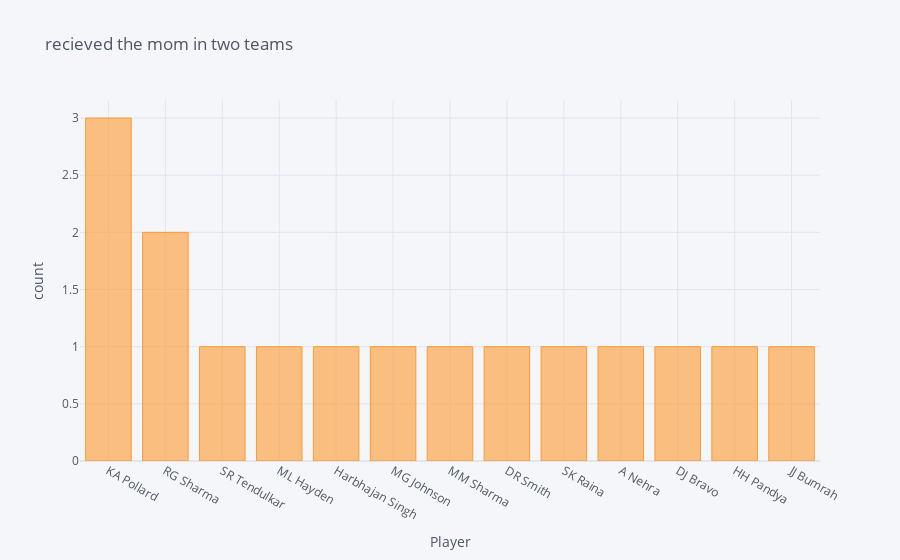

Notebook cell for this chart:
### Code cell
mom =csk_vs_mi['player_of_match'].value_counts()
mom.iplot(kind='bar',xTitle='Player',yTitle='count',title='recieved the mom in two teams')

### Figure 1 — Plotly figure (JSON) as saved in the notebook; plotly's stock layout.template omitted (floating-point values rounded to 4 significant figures)
{"data": [{"marker": {"color": "rgba(255, 153, 51, 0.6)", "line": {"color": "rgba(255, 153, 51, 1.0)", "width": 1}}, "name": "player_of_match", "orientation": "v", "text": "", "type": "bar", "x": ["KA Pollard", "RG Sharma", "SR Tendulkar", "ML Hayden", "Harbhajan Singh", "MG Johnson", "MM Sharma", "DR Smith", "SK Raina", "A Nehra", "DJ Bravo", "HH Pandya", "JJ Bumrah"], "y": [3, 2, 1, 1, 1, 1, 1, 1, 1, 1, 1, 1, 1]}], "layout": {"legend": {"bgcolor": "#F5F6F9", "font": {"color": "#4D5663"}}, "paper_bgcolor": "#F5F6F9", "plot_bgcolor": "#F5F6F9", "title": {"font": {"color": "#4D5663"}, "text": "recieved the mom in two teams"}, "xaxis": {"gridcolor": "#E1E5ED", "showgrid": true, "tickfont": {"color": "#4D5663"}, "title": {"font": {"color": "#4D5663"}, "text": "Player"}, "zerolinecolor": "#E1E5ED"}, "yaxis": {"gridcolor": "#E1E5ED", "showgrid": true, "tickfont": {"color": "#4D5663"}, "title": {"font": {"color": "#4D5663"}, "text": "count"}, "zerolinecolor": "#E1E5ED"}}}
